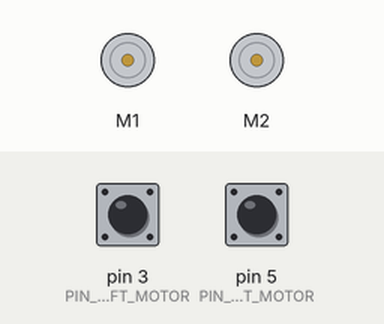
Recording of a sketch running on a simulated Arduino Uno, built with avr-gcc and run on an emulated ATmega328P. Shown: 2 × DC motor (green arrow = forward, orange = backward, longer = faster). Inputs (shaded band) come from the test bench; at power-on: pin 3 (PIN_LEFT_MOTOR) LOW, pin 5 (PIN_RIGHT_MOTOR) LOW. What the sketch prints to the serial monitor is not drawn.

Above: at 1.2 s.
1.3 s: pin 3 (PIN_LEFT_MOTOR) pulled HIGH for 0.15 s
At 1.8 s:
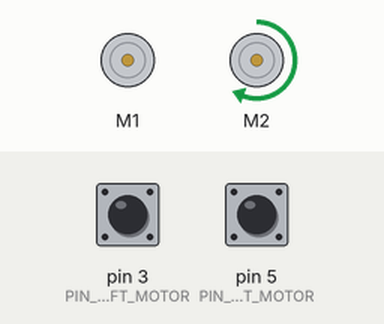
3.0 s: pin 5 (PIN_RIGHT_MOTOR) pulled HIGH for 0.15 s
At 4.3 s:
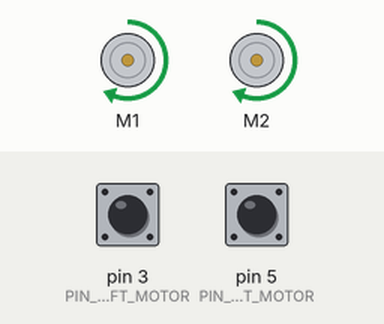
Timing chart, 0 to 6.0 s (numbered marks = the images above; inputs shaded):
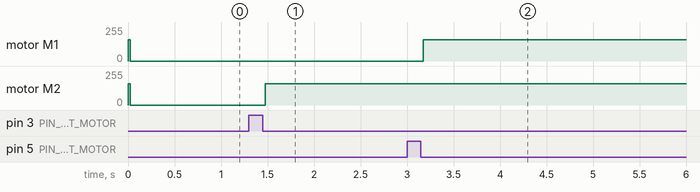

Measured:
- after the input at 1.3 s, motor M2: stopped → forward 160/255 after 0.17 s
- after the input at 3.0 s, motor M1: stopped → forward 160/255 after 0.17 s

The sketch:

PIDController.ino
```cpp
#include <PinChangeInt.h>
#include "DualVNH5019MotorShield.h"
#define PIN_LEFT_MOTOR 3
#define PIN_RIGHT_MOTOR 5

volatile float pwm_value_left = 0;
volatile float pwm_value_right = 0;
volatile float prev_time_left = 0;
volatile float prev_time_right = 0;

volatile float measureRPMTime= 0;
volatile float initialTime = 0;
volatile float finalTime = 0;

volatile float motor_encoder_right_value;
volatile float motor_encoder_left_value;

float encValues_right[9];
float encValues_left[9];

float rpm_right;
float rpm_left;

DualVNH5019MotorShield md;
float encValues[5];

void setup() {
  Serial.begin(115200);
  md.init();
  pinMode(PIN_RIGHT_MOTOR, INPUT);
  pinMode(PIN_LEFT_MOTOR, INPUT);
  // attach interrputs to the encoders output pins with PinChangeInt
  PCintPort::attachInterrupt(PIN_LEFT_MOTOR, rising_left, RISING);
  PCintPort::attachInterrupt(PIN_RIGHT_MOTOR, rising_right, RISING);
}

//PID
const double set_rpm = 75.5;
double outputMotorLeft = 0;
double outputMotorRight = 0;

void loop() {
  md.setM1Speed(250+outputMotorLeft);
  md.setM2Speed(250+outputMotorRight);
  initialTime = micros();
  Serial.print("Initial Time: ");
  Serial.println(initialTime);
  Serial.println("PID Loop Started with rpm 94.4 corresponding to speed 300");
  Serial.print("At time= ");
  Serial.print((micros()-initialTime)/pow(10,3));
  Serial.print(", ");
  Serial.print((60*pow(10,6))/(getMotorLeftEncoderOutput()*562.25*2));
  Serial.print(", ");
  Serial.println((60*pow(10,6))/(getMotorRightEncoderOutput()*562.25*2));
  motorLeftPID();
  motorRightPID();
  finalTime = micros();
  Serial.print("Final Time: ");
  Serial.println(finalTime-initialTime);
}

void motorLeftPID() {
  float K1 = 0.03025;
  float K2 = -0.01117;
  float K3 = 0.00103;
  double current_rpm, previous_rpm, oldest_rpm, output;
  double zeroth_error=0, first_error=0, second_error=0;
  current_rpm = (60*pow(10,6))/(getMotorLeftEncoderOutput()*562.25*2);
  zeroth_error = set_rpm - current_rpm;
  outputMotorLeft = K1 * zeroth_error + K2 * first_error + K3 * second_error;
  Serial.print("Left Motor Speed : ");
  Serial.println(current_rpm);
  previous_rpm = current_rpm;
  Serial.print("Left Motor PID Difference : ");
  Serial.println(outputMotorLeft);
  Serial.print("Left Motor PID Controlled Output : ");
  Serial.println(previous_rpm + outputMotorLeft);
  second_error = first_error;
  first_error = zeroth_error;
}

void motorRightPID() {
  float K1 = 0.02554;
  float K2 = -0.00925;
  float K3 = 0.00084;
  double current_rpm, previous_rpm, oldest_rpm, output;
  double zeroth_error=0, first_error=0, second_error=0;
  current_rpm = (60*pow(10,6))/(getMotorRightEncoderOutput()*562.25*2);
  zeroth_error = set_rpm - current_rpm;
  outputMotorRight = K1 * zeroth_error + K2 * first_error + K3 * second_error;
  Serial.print("Right Motor Speed : ");
  Serial.println(current_rpm);
  previous_rpm = current_rpm;
  Serial.print("Right Motor PID Difference : ");
  Serial.println(outputMotorRight);
  Serial.print("Right Motor PID Controlled Output : ");
  Serial.println(previous_rpm + outputMotorRight);
  second_error = first_error;
  first_error = zeroth_error;
}

void rising_left() {
  PCintPort::attachInterrupt(PIN_LEFT_MOTOR, falling_left, FALLING);
  motor_encoder_left_value++;
  prev_time_left = micros();
}

void rising_right() {
  PCintPort::attachInterrupt(PIN_RIGHT_MOTOR, falling_right, FALLING);
  motor_encoder_right_value++;
  prev_time_right = micros();
}

void falling_left() {
  PCintPort::attachInterrupt(PIN_LEFT_MOTOR, rising_left, RISING);
  pwm_value_left = micros()-prev_time_left;
}

void falling_right() {
  PCintPort::attachInterrupt(PIN_RIGHT_MOTOR, rising_right, RISING);
  pwm_value_right = micros()-prev_time_right;
}

//Sorting the PWM Values
void isort(float *a, int n)
{
 for (int i = 1; i < n; ++i)
 {
   float j = a[i];
   int k;
   for (k = i - 1; (k >= 0) && (j < a[k]); k--)
   {
     a[k + 1] = a[k];
   }
   a[k + 1] = j;
 }
}

float getMotorLeftEncoderOutput() {
  for(int i=0; i < 9 ; i++)
      encValues_right[i]= pwm_value_right;
    isort(encValues_right, 9);
    return encValues_right[9/2];
}

float getMotorRightEncoderOutput() {
  for(int i=0; i < 9 ; i++)
      encValues_left[i]= pwm_value_left;
    isort(encValues_left, 9);
    return encValues_left[9/2];
}
```
